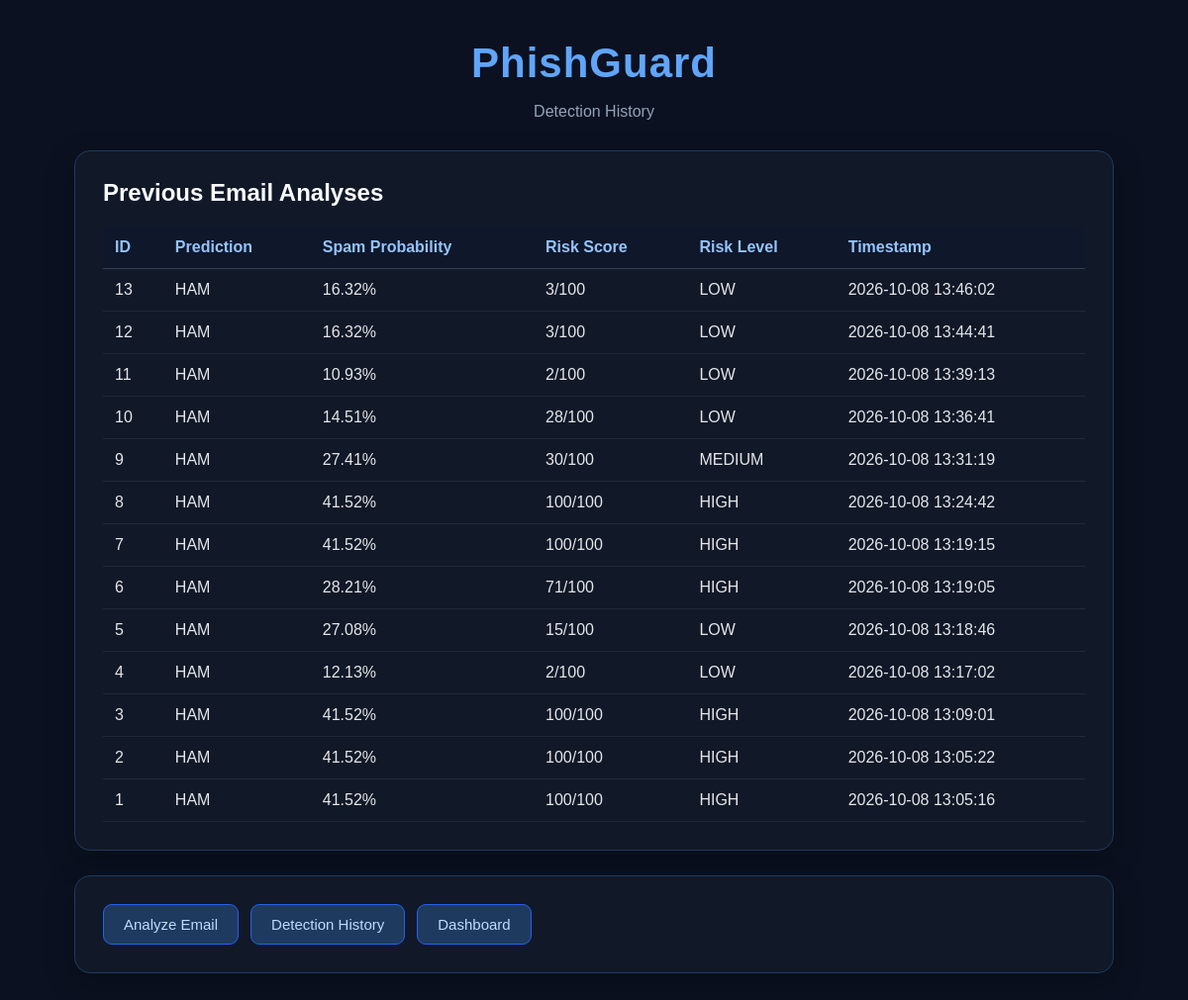
The app's page /history with its own data.
### tables this page shows
CREATE TABLE detection_history (
            id INTEGER PRIMARY KEY AUTOINCREMENT,
            email_text TEXT,
            prediction TEXT,
            spam_probability REAL,
            risk_score INTEGER,
            risk_level TEXT,
            timestamp DATETIME DEFAULT CURRENT_TIMESTAMP
        );

### app.py (the view)
@app.route("/history")
def history():
    connection = sqlite3.connect("phishguard.db")
    cursor = connection.cursor()
    cursor.execute("""
        SELECT id, prediction, spam_probability,
               risk_score, risk_level, timestamp
        FROM detection_history
        ORDER BY id DESC
    """)
    history_data = cursor.fetchall()
    connection.close()
    return render_template(
        "history.html",
        history=history_data
    )

### templates/history.html (shortened to what this page needs)
<!DOCTYPE html>
<html lang="en">
<head>
    <link rel="stylesheet"
          href="{{ url_for('static', filename='style.css') }}">
</head>
<body>
    <div class="container">
        <div class="header">
            <h1>PhishGuard</h1>
            <p>Detection History</p>
        </div>
        <div class="card">
            <h2>Previous Email Analyses</h2>
            {% if history %}
            <div style="overflow-x:auto;">
                <table style="width:100%; border-collapse:collapse;">
                    <thead>
                        <tr>
                            <th style="padding:12px; text-align:left;">
                                ID
                            </th>
                            <th style="padding:12px; text-align:left;">
                                Prediction
                            </th>
                            <th style="padding:12px; text-align:left;">
                                Spam Probability
                            </th>
                            <th style="padding:12px; text-align:left;">
                                Risk Score
                            </th>
                            <th style="padding:12px; text-align:left;">
                                Risk Level
                            </th>
                            <th style="padding:12px; text-align:left;">
                                Timestamp
                            </th>
                        </tr>
                    </thead>
                    <tbody>
                        {% for item in history %}
                        <tr>
                            <td style="padding:12px;">
                                {{ item[0] }}
                            </td>
                            <td style="padding:12px;">
                                {{ item[1]|upper }}
                            </td>
                            <td style="padding:12px;">
                                {{ "%.2f"|format(item[2] * 100) }}%
                            </td>
                            <td style="padding:12px;">
                                {{ item[3] }}/100
                            </td>
                            <td style="padding:12px;">
                                {{ item[4] }}
                            </td>
                            <td style="padding:12px;">
                                {{ item[5] }}
                            </td>
                        </tr>
                        {% endfor %}
                    </tbody>
                </table>
            </div>
            {% else %}
            <p>No email analyses have been recorded yet.</p>
            {% endif %}
        </div>
<div class="card navigation">
    <a href="/">
        Analyze Email
    </a>
    <a href="/history">
        Detection History
    </a>
    <a href="/dashboard">
        Dashboard
    </a>
</div>
    </div>
</body>
</html>

### static/style.css (style rules this page uses)
* { box-sizing: border-box; }
body { margin: 0; font-family: Arial, sans-serif; background: #0b1120; color: #e5e7eb; }
.container { width: 90%; max-width: 1050px; margin: 40px auto; }
.header { text-align: center; margin-bottom: 30px; }
.header h1 { margin-bottom: 8px; font-size: 42px; color: #60a5fa; letter-spacing: 1px; }
.header p { color: #94a3b8; font-size: 16px; }
.card { background: #111827; padding: 28px; border-radius: 16px; margin-bottom: 25px; border: 1px solid #1e3a5f; box-shadow: 0 10px 30px rgba(0, 0, 0, 0.25); }
.card h2 { margin-top: 0; color: #f8fafc; }
.navigation { display: flex; gap: 12px; flex-wrap: wrap; }
.navigation a { display: inline-block; padding: 11px 20px; background: #1e3a5f; color: #bfdbfe; text-decoration: none; border: 1px solid #2563eb; border-radius: 9px; font-size: 15px; transition: 0.2s; }
table { color: #e5e7eb; }
th { background: #0f172a; color: #93c5fd; border-bottom: 1px solid #334155; }
td { border-bottom: 1px solid #1e293b; }

### records on screen
detection_history: id "13", prediction "HAM", item[2]*100 "16.32", risk_score "3", risk_level "LOW", timestamp "2026-10-08 13:46:02"
detection_history: id "12", prediction "HAM", item[2]*100 "16.32", risk_score "3", risk_level "LOW", timestamp "2026-10-08 13:44:41"
detection_history: id "11", prediction "HAM", item[2]*100 "10.93", risk_score "2", risk_level "LOW", timestamp "2026-10-08 13:39:13"
detection_history: id "10", prediction "HAM", item[2]*100 "14.51", risk_score "28", risk_level "LOW", timestamp "2026-10-08 13:36:41"
detection_history: id "9", prediction "HAM", item[2]*100 "27.41", risk_score "30", risk_level "MEDIUM", timestamp "2026-10-08 13:31:19"
detection_history: id "8", prediction "HAM", item[2]*100 "41.52", risk_score "100", risk_level "HIGH", timestamp "2026-10-08 13:24:42"
detection_history: id "7", prediction "HAM", item[2]*100 "41.52", risk_score "100", risk_level "HIGH", timestamp "2026-10-08 13:19:15"
detection_history: id "6", prediction "HAM", item[2]*100 "28.21", risk_score "71", risk_level "HIGH", timestamp "2026-10-08 13:19:05"
detection_history: id "5", prediction "HAM", item[2]*100 "27.08", risk_score "15", risk_level "LOW", timestamp "2026-10-08 13:18:46"
detection_history: id "4", prediction "HAM", item[2]*100 "12.13", risk_score "2", risk_level "LOW", timestamp "2026-10-08 13:17:02"
detection_history: id "3", prediction "HAM", item[2]*100 "41.52", risk_score "100", risk_level "HIGH", timestamp "2026-10-08 13:09:01"
detection_history: id "2", prediction "HAM", item[2]*100 "41.52", risk_score "100", risk_level "HIGH", timestamp "2026-10-08 13:05:22"
detection_history: id "1", prediction "HAM", item[2]*100 "41.52", risk_score "100", risk_level "HIGH", timestamp "2026-10-08 13:05:16"
